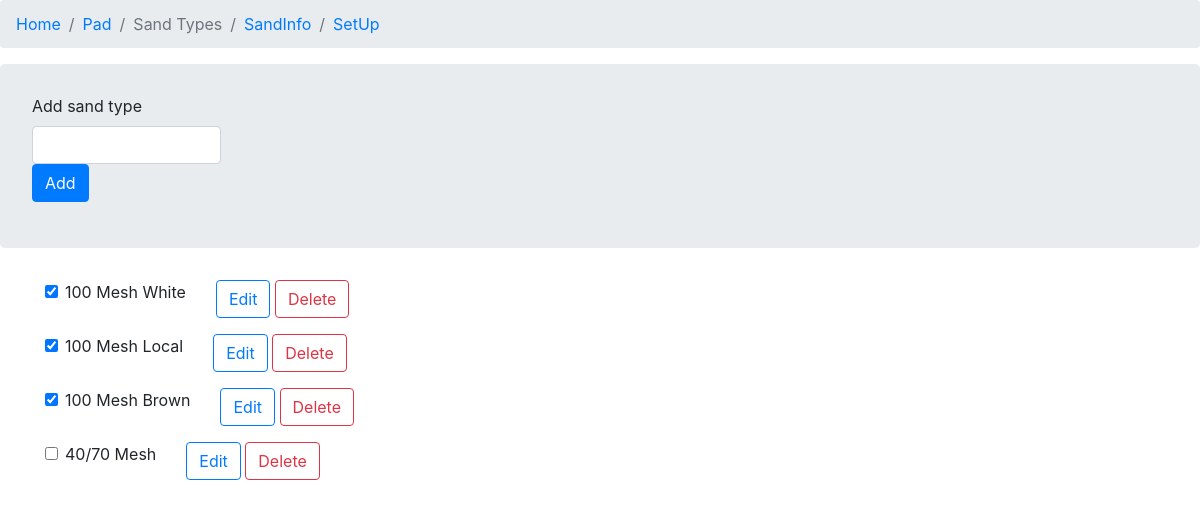
The page /sand_types_db on the database its author committed.
### projects/models.py (models this page shows, shortened)
class sandType(models.Model):
    name = models.CharField(max_length=200)
    slug = models.SlugField(blank=True, null=True)
    used = models.BooleanField(default=False, null=True)
    created = models.DateTimeField(auto_now_add=True)

### projects/views.py (the view)
# urls.py: path('sand_types_db', views.create_sand_types, name='sand_types'),
def create_sand_types(request):
    form = SandTypeForm()
    sand_types = sandType.objects.all()
    if request.method == "POST":
        sand_type = sandType(
        name = request.POST.get('name')
        )
        sand_type.save()
        return redirect('sand_types')
    context = {'sand_types': sand_types, 'form': form}
    return render(request, 'projects/sand-types.html', context)

### projects/forms.py
class SandTypeForm(ModelForm):
    class Meta:
        model = sandType
        exclude = ['slug']

### templates/projects/sand-types.html (shortened to what this page needs)
<!DOCTYPE html>
<html lang="en">
<head>
    <link rel="stylesheet" href="https://stackpath.bootstrapcdn.com/bootstrap/4.1.3/css/bootstrap.min.css">
</head>
<body>
    <nav aria-label="breadcrumb">
        <ol class="breadcrumb">
            <li class="breadcrumb-item"><a href="{% url 'home' %}">Home</a></li>
            <li class="breadcrumb-item"><a href="{% url 'pad' %}">Pad</a></li>
            <li class="breadcrumb-item active" aria-current="page">Sand Types</li>
            <li class="breadcrumb-item"><a href="{% url 'sandInfo' %}">SandInfo</a></li>
            <li class="breadcrumb-item"><a href="{% url 'setup_job' %}">SetUp</a></li>
        </ol>
    </nav>
    <div class="jumbotron">
        <form method="POST">
            <div class="form-group">
                <label for="inputBoxNumber">Add sand type</label>
                <input type="text" class="col-2 form-control" name="name" id="inputBoxNumber" required>
                <button type="submit" class="btn btn-primary">Add</button>
            </div>
        </form>
    </div>
    <div class="container">
        {% for sand_type in sand_types %}
        <div class="form-group row align-item-center">
            <div class="col-auto">
                <div class="form-check">
                    <input class="form-check-input" type="checkbox" value="" {% if sand_type.used %}checked{% endif %}>
                    <label class="form-check-label">
                    {{ sand_type.name }}
                    </label>
                </div>
            </div>
            <div class="col-auto">
                <a href="{% url 'update_sand_type' sand_type.id %}"><button class="btn btn-outline-primary">Edit</button></a>
                <a href="{% url 'delete_sand_type' sand_type.id %}"><button class="btn btn-outline-danger">Delete</button></a>
            </div>
        </div>
        {% endfor %}
    </div>
</body>
</html>

### templates/projects/sand-types.html (style rules this page uses)
.jumbotron { padding-top: 30px; padding-bottom: 30px; }

### rows shown on the page
sandType: used "☑", name "100 Mesh White"
sandType: used "☑", name "100 Mesh Local"
sandType: used "☑", name "100 Mesh Brown"
sandType: name "40/70 Mesh"
